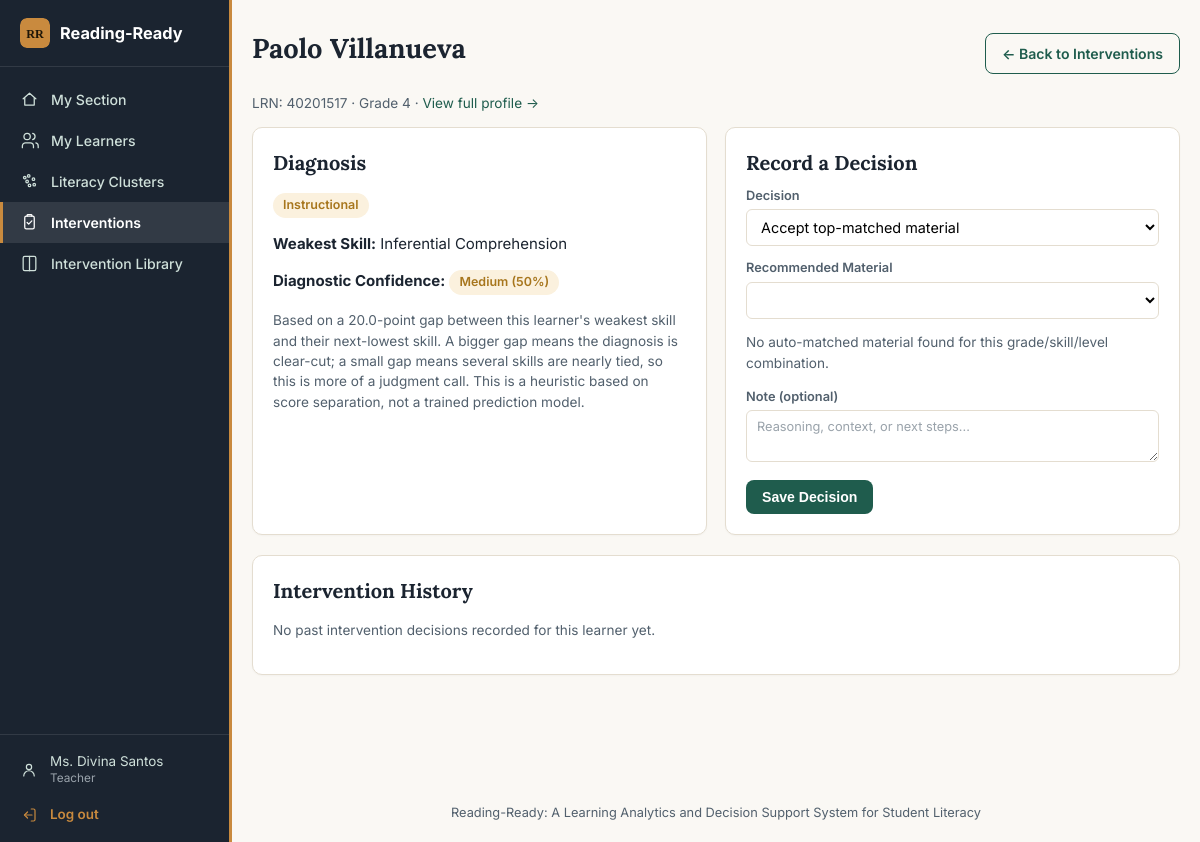
The page /teacher/student/51/intervention (signed in) on the database its author committed.
### models.py (models this page shows, shortened)
class User(UserMixin, db.Model):
    id = db.Column(db.Integer, primary_key=True)
    username = db.Column(db.String(80), unique=True, nullable=False)
    email = db.Column(db.String(150), unique=True, nullable=True)
    password_hash = db.Column(db.String(255), nullable=False)
    full_name = db.Column(db.String(150), nullable=False)
    role = db.Column(db.String(20), nullable=False)
    school_id = db.Column(db.Integer, db.ForeignKey("school.id"), nullable=True)
    pending_school_name = db.Column(db.String(150), nullable=True)
    student_id = db.Column(db.Integer, db.ForeignKey("student.id"), nullable=True)
    status = db.Column(db.String(20), nullable=False, default="approved")
    requested_at = db.Column(db.DateTime, default=datetime.utcnow)
    reviewed_at = db.Column(db.DateTime, nullable=True)
    reviewed_by = db.Column(db.Integer, db.ForeignKey("user.id"), nullable=True)
    created_at = db.Column(db.DateTime, default=datetime.utcnow)
    school = db.relationship("School", foreign_keys=[school_id])
    student = db.relationship("Student", foreign_keys=[student_id])
    @property
    def is_active(self):
        return self.status == "approved"

class Student(db.Model):
    id = db.Column(db.Integer, primary_key=True)
    lrn = db.Column(db.String(20), unique=True, nullable=False)
    first_name = db.Column(db.String(80), nullable=False)
    last_name = db.Column(db.String(80), nullable=False)
    grade_level = db.Column(db.Integer, nullable=False)
    section_id = db.Column(db.Integer, db.ForeignKey("section.id"), nullable=False)
    sex = db.Column(db.String(10))
    assessments = db.relationship("Assessment", backref="student", lazy=True,
                                   order_by="Assessment.date_administered")
    gst_records = db.relationship("GroupScreeningTest", backref="student", lazy=True,
                                   order_by="GroupScreeningTest.date_administered")
    audio_logs = db.relationship("AudioLog", backref="student", lazy=True)
    @property
    def full_name(self):
        return f"{self.first_name} {self.last_name}".strip()

class Assessment(db.Model):
    id = db.Column(db.Integer, primary_key=True)
    student_id = db.Column(db.Integer, db.ForeignKey("student.id"), nullable=False)
    school_year = db.Column(db.String(9), nullable=False)
    term = db.Column(db.String(10), nullable=False)
    passage_grade_level = db.Column(db.Integer, nullable=True)
    word_recognition_correct = db.Column(db.Integer, nullable=False)
    word_recognition_total = db.Column(db.Integer, nullable=False)
    literal_correct = db.Column(db.Integer, nullable=False)
    literal_total = db.Column(db.Integer, nullable=False)
    inferential_correct = db.Column(db.Integer, nullable=False)
    inferential_total = db.Column(db.Integer, nullable=False)
    critical_correct = db.Column(db.Integer, nullable=False)
    critical_total = db.Column(db.Integer, nullable=False)
    reading_speed_wpm = db.Column(db.Float, nullable=False)
    teacher_override_pass = db.Column(db.Boolean, default=False, nullable=False)
    override_note = db.Column(db.Text, nullable=True)
    date_administered = db.Column(db.DateTime, default=datetime.utcnow)
    encoded_by = db.Column(db.Integer, db.ForeignKey("user.id"), nullable=True)
    @staticmethod
    def _pct(correct, total):
        if not total:
            return 0.0
        return round((correct / total) * 100, 1)
    @property
    def word_recognition_accuracy(self):
        return self._pct(self.word_recognition_correct, self.word_recognition_total)
    @property
    def comprehension_literal(self):
        return self._pct(self.literal_correct, self.literal_total)
    @property
    def comprehension_inferential(self):
        return self._pct(self.inferential_correct, self.inferential_total)
    @property
    def comprehension_critical(self):
        return self._pct(self.critical_correct, self.critical_total)
    @property
    def comprehension_avg(self):
        total_correct = self.literal_correct + self.inferential_correct + self.critical_correct
        total_items = self.literal_total + self.inferential_total + self.critical_total
        return self._pct(total_correct, total_items)
    @property
    def reading_level(self):
        tier = _percentage_tier(self.comprehension_avg)
        return {0: "Frustration", 1: "Instructional", 2: "Independent"}[tier]
    @property
    def weakest_skill(self):
        if self.reading_level == "Independent":
            return None
        scores = {
            "Word Recognition": self.word_recognition_accuracy,
            "Literal Comprehension": self.comprehension_literal,
            "Inferential Comprehension": self.comprehension_inferential,
            "Critical Comprehension": self.comprehension_critical,
        }
        return min(scores, key=scores.get)
    @property
    def diagnostic_confidence(self):
        if self.reading_level == "Independent":
            return None
        scores = sorted([
            self.word_recognition_accuracy,
            self.comprehension_literal,
            self.comprehension_inferential,
            self.comprehension_critical,
        ])
        gap = round(scores[1] - scores[0], 1)
        pct = min(100, round(gap / 40 * 100))
        if pct >= 66:
            label = "High"
        elif pct >= 33:
            label = "Medium"
        else:
            label = "Low"
        return {"score": pct, "label": label, "gap": gap}

### app.py (the view)
@app.route("/teacher/student/<int:student_id>/intervention")
@roles_required("teacher", "coordinator")
def intervention_detail(student_id):
    student = Student.query.get_or_404(student_id)
    _check_intervention_scope(student)
    assessments = student.assessments
    latest = assessments[-1] if assessments else None
    confidence = latest.diagnostic_confidence if latest else None
    recommendations = _recommend_materials(student, assessments) if latest else []
    modify_options = []
    if latest:
        target_grade = latest.passage_grade_level or student.grade_level
        modify_options = (InterventionMaterial.query.filter_by(grade_level=target_grade)
                           .order_by(InterventionMaterial.title).all())
    history = (InterventionRecord.query.filter_by(student_id=student.id)
               .order_by(InterventionRecord.recorded_at.desc()).all())
    return render_template("intervention_detail.html", student=student, latest=latest,
                            confidence=confidence, recommendations=recommendations,
                            modify_options=modify_options, history=history)

### templates/intervention_detail.html (shortened to what this page needs)
{% extends "base.html" %}
{% block content %}
<div class="section-title">
  <h1>{{ student.full_name }}</h1>
  <a class="btn btn-outline" href="{{ url_for('intervention_recommendations') }}">&larr; Back to Interventions</a>
</div>
<p class="subtle">
  LRN: {{ student.lrn }} &middot; Grade {{ student.grade_level }} &middot;
  <a href="{{ url_for('student_profile', student_id=student.id) }}">View full profile &rarr;</a>
</p>
{% if not latest %}
<div class="card"><p class="subtle">No assessment on file yet -- encode a Pre-test before reviewing intervention options.</p></div>
{% else %}
<div class="grid grid-2">
  <div class="card">
    <h2>Diagnosis</h2>
    <p><span class="badge badge-{{ latest.reading_level }}">{{ latest.reading_level }}</span></p>
    {% if latest.weakest_skill %}
    <p><strong>Weakest Skill:</strong> {{ latest.weakest_skill }}</p>
    {% if confidence %}
    <p>
      <strong>Diagnostic Confidence:</strong>
      <span class="badge badge-conf-{{ confidence.label }}">{{ confidence.label }} ({{ confidence.score }}%)</span>
    </p>
    <p class="subtle">
      Based on a {{ confidence.gap }}-point gap between this learner's weakest skill and their
      next-lowest skill. A bigger gap means the diagnosis is clear-cut; a small gap means several
      skills are nearly tied, so this is more of a judgment call. This is a heuristic based on
      score separation, not a trained prediction model.
    </p>
    {% endif %}
    {% else %}
    <p class="subtle">Learner is at Independent level -- no skill gap to target.</p>
    {% endif %}
  </div>
  <div class="card">
    <h2>Record a Decision</h2>
    <form method="POST" action="{{ url_for('record_intervention_decision', student_id=student.id) }}">
      <div class="field">
        <label>Decision</label>
        <select name="decision" id="decisionSelect" required>
          <option value="accepted">Accept top-matched material</option>
        </select>
      </div>
      <div class="field" id="acceptedMaterialField">
        <label>Recommended Material</label>
        <select name="material_id" id="acceptedMaterialSelect">
        </select>
        {% if not recommendations %}
        <p class="subtle">No auto-matched material found for this grade/skill/level combination.</p>
        {% endif %}
      </div>
      <div class="field">
        <label>Note (optional)</label>
        <textarea name="note" rows="2" placeholder="Reasoning, context, or next steps..."></textarea>
      </div>
      <button class="btn" type="submit">Save Decision</button>
    </form>
  </div>
</div>
<div class="card">
  <h2>Intervention History</h2>
  {% if history %}
  <table>
    <tr><th>Date</th><th>Decision</th><th>Weakest Skill</th><th>Confidence</th><th>Material</th><th>Note</th></tr>
    {% for h in history %}
    <tr>
      <td>{{ h.recorded_at.strftime('%b %d, %Y') if h.recorded_at else '-' }}</td>
      <td><span class="chip">{{ h.decision|capitalize }}</span></td>
      <td>{{ h.weakest_skill or '-' }}</td>
      <td>{% if h.confidence_label %}{{ h.confidence_label }} ({{ h.confidence_score }}%){% else %}-{% endif %}</td>
      <td>{{ h.material.title if h.material else '-' }}</td>
      <td>{{ h.note or '-' }}</td>
    </tr>
    {% endfor %}
  </table>
  {% else %}
  <p class="subtle">No past intervention decisions recorded for this learner yet.</p>
  {% endif %}
</div>
{% endif %}
{% endblock %}

### templates/base.html (shortened to what this page needs)
<!DOCTYPE html>
<html lang="en">
<head>
<link rel="stylesheet" href="{{ url_for('static', filename='css/style.css') }}">
<link rel="stylesheet" href="https://cdnjs.cloudflare.com/ajax/libs/sweetalert2/11.26.25/sweetalert2.min.css">
</head>
<body>
<div class="app-shell {{ 'has-sidebar' if current_user.is_authenticated else '' }}">
  {% if current_user.is_authenticated %}
  <aside class="sidebar" id="sidebar">
    <a class="sidebar-brand" href="{{ url_for('dashboard') }}">
      <img src="{{ url_for('static', filename='img/logo.svg') }}" alt="" class="sidebar-brand-mark">
      <span>Reading&#8209;Ready</span>
    </a>
    <nav class="sidebar-nav">
      {% if current_user.role == 'developer' %}
        <a href="{{ url_for('developer_dashboard') }}" class="{{ 'active' if request.endpoint == 'developer_dashboard' }}">
          <svg viewBox="0 0 24 24" fill="none" stroke="currentColor" stroke-width="1.6" stroke-linecap="round" stroke-linejoin="round"><rect x="3" y="3" width="7" height="7" rx="1"/><rect x="14" y="3" width="7" height="7" rx="1"/><rect x="14" y="14" width="7" height="7" rx="1"/><rect x="3" y="14" width="7" height="7" rx="1"/></svg>
          System Admin
        </a>
        <a href="{{ url_for('system_settings') }}" class="{{ 'active' if request.endpoint == 'system_settings' }}">
          <svg viewBox="0 0 24 24" fill="none" stroke="currentColor" stroke-width="1.6" stroke-linecap="round" stroke-linejoin="round"><line x1="4" y1="6" x2="20" y2="6"/><circle cx="9" cy="6" r="2"/><line x1="4" y1="12" x2="20" y2="12"/><circle cx="15" cy="12" r="2"/><line x1="4" y1="18" x2="20" y2="18"/><circle cx="9" cy="18" r="2"/></svg>
          System Settings
        </a>
        <a href="{{ url_for('audit_logs') }}" class="{{ 'active' if request.endpoint == 'audit_logs' }}">
          <svg viewBox="0 0 24 24" fill="none" stroke="currentColor" stroke-width="1.6" stroke-linecap="round" stroke-linejoin="round"><path d="M7 3h7l5 5v13H7Z"/><path d="M14 3v5h5"/><line x1="9" y1="13" x2="15" y2="13"/><line x1="9" y1="17" x2="15" y2="17"/></svg>
          Audit Logs
        </a>
        <a href="{{ url_for('external_resources') }}" class="{{ 'active' if request.endpoint and request.endpoint.startswith('external_resource') or request.endpoint == 'edit_external_resource' }}">
          <svg viewBox="0 0 24 24" fill="none" stroke="currentColor" stroke-width="1.6" stroke-linecap="round" stroke-linejoin="round"><circle cx="12" cy="12" r="9"/><line x1="2" y1="12" x2="22" y2="12"/><path d="M12 3a15 15 0 0 1 0 18a15 15 0 0 1 0-18Z"/></svg>
          External Resources
        </a>
      {% elif current_user.role == 'teacher' %}
        <a href="{{ url_for('teacher_dashboard') }}" class="{{ 'active' if request.endpoint == 'teacher_dashboard' }}">
          <svg viewBox="0 0 24 24" fill="none" stroke="currentColor" stroke-width="1.6" stroke-linecap="round" stroke-linejoin="round"><path d="M4 11 12 4l8 7"/><path d="M6 10v9h12v-9"/></svg>
          My Section
        </a>
        <a href="{{ url_for('teacher_students') }}" class="{{ 'active' if request.endpoint == 'teacher_students' }}">
          <svg viewBox="0 0 24 24" fill="none" stroke="currentColor" stroke-width="1.6" stroke-linecap="round" stroke-linejoin="round"><path d="M17 21v-2a4 4 0 0 0-4-4H7a4 4 0 0 0-4 4v2"/><circle cx="9" cy="7" r="4"/><path d="M23 21v-2a4 4 0 0 0-3-3.87"/><path d="M16 3.13a4 4 0 0 1 0 7.75"/></svg>
          My Learners
        </a>
        <a href="{{ url_for('literacy_clusters') }}" class="{{ 'active' if request.endpoint == 'literacy_clusters' }}">
          Literacy Clusters
        </a>
        <a href="{{ url_for('intervention_recommendations') }}" class="{{ 'active' if request.endpoint in ['intervention_recommendations', 'intervention_detail'] }}">
          <svg viewBox="0 0 24 24" fill="none" stroke="currentColor" stroke-width="1.6" stroke-linecap="round" stroke-linejoin="round"><rect x="6" y="4" width="12" height="16" rx="2"/><path d="M9 4V3a1 1 0 0 1 1-1h4a1 1 0 0 1 1 1v1"/><path d="M9 12l2 2 4-4"/></svg>
          Interventions
        </a>
        <a href="{{ url_for('intervention_library') }}" class="{{ 'active' if request.endpoint == 'intervention_library' }}">
          <svg viewBox="0 0 24 24" fill="none" stroke="currentColor" stroke-width="1.6" stroke-linecap="round" stroke-linejoin="round"><path d="M4 5a2 2 0 0 1 2-2h6v18H6a2 2 0 0 1-2-2Z"/><path d="M12 3h6a2 2 0 0 1 2 2v14a2 2 0 0 1-2 2h-6"/></svg>
          Intervention Library
        </a>
      {% endif %}
    </nav>
    <div class="sidebar-footer">
      <a href="{{ url_for('my_profile') }}" class="sidebar-footer-link {{ 'active' if request.endpoint == 'my_profile' }}">
        <svg viewBox="0 0 24 24" fill="none" stroke="currentColor" stroke-width="1.6" stroke-linecap="round" stroke-linejoin="round"><circle cx="12" cy="8" r="3.5"/><path d="M5 20a7 7 0 0 1 14 0"/></svg>
        <span>{{ current_user.full_name }}<small>{{ current_user.role|capitalize }}</small></span>
      </a>
      <a href="{{ url_for('logout') }}" class="sidebar-footer-link logout"
         onclick="return confirm('Are you sure you want to log out?');">
        <svg viewBox="0 0 24 24" fill="none" stroke="currentColor" stroke-width="1.6" stroke-linecap="round" stroke-linejoin="round"><path d="M15 4h3a2 2 0 0 1 2 2v12a2 2 0 0 1-2 2h-3"/><path d="M10 8l-4 4 4 4"/><line x1="6" y1="12" x2="16" y2="12"/></svg>
        <span>Log out</span>
      </a>
    </div>
  </aside>
  {% endif %}
  <div class="main-content">
    <main class="container">
      {% block content %}{% endblock %}
    </main>
    <footer class="footer">
      Reading-Ready: A Learning Analytics and Decision Support System for Student Literacy
    </footer>
  </div>
</div>
</body>
</html>

### rows shown on the page
User: full_name "Ms. Divina Santos", role "Teacher"
Student: full_name "Paolo Villanueva", lrn "40201517", grade_level "4"
Assessment: reading_level "Instructional", weakest_skill "Inferential Comprehension"

### other values the page prints
{{ confidence.label }} "Medium"
{{ confidence.score }} "50"
{{ confidence.gap }} "20.0"
